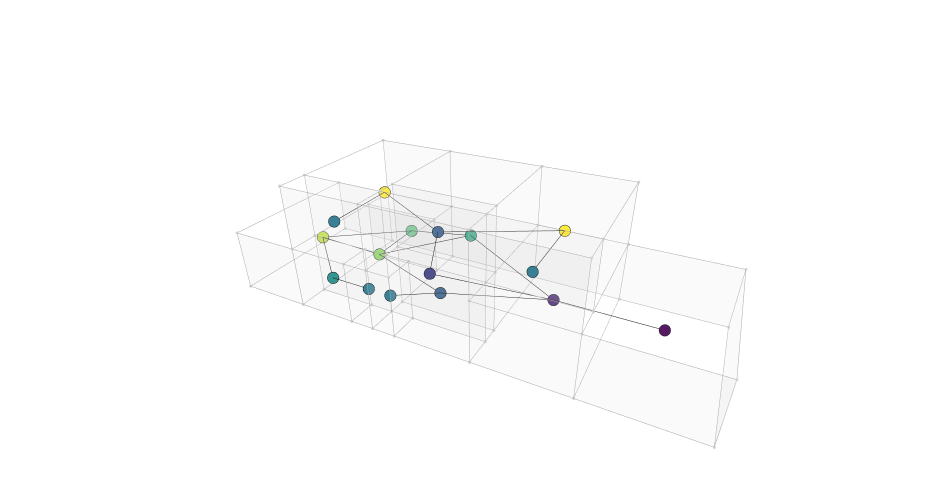

Source (notebook cell):
### Code cell
house = houses[4]

g = Graph.ByTopology(house, direct=False, directApertures=True)
graph_data = Plotly.DataByGraph(g, vertexSize=4, vertexGroupKey="label", vertexLabelKey="title", vertexGroups=[0,1,2,3,4,5,6,7,8,9])
bldg_data = Plotly.DataByTopology(house, faceOpacity=0.1, edgeColor="darkgrey", vertexColor="lightgrey")
# bldg_data = []
# graph_data = []
fig = Plotly.FigureByData(graph_data+bldg_data)
Plotly.Show(fig, renderer='jupyterlab')

### Figure 1 — Plotly figure (JSON) as saved in the notebook; plotly's stock layout.template omitted (floating-point values rounded to 4 significant figures; data arrays with more than 128 entries replaced by an {"elided": "..."} marker saying what was removed)
{"data": [{"hoverinfo": "text", "legendgroup": "4", "legendrank": 4, "marker": {"color": [2, 4, 1, 0, 6, 9, 4, 3, 4, 3, 10, 7, 4, 5, 10, 8], "colorscale": [[0, "#440154"], [0.1111, "#482878"], [0.2222, "#3e4989"], [0.3333, "#31688e"], [0.4444, "#26828e"], [0.5556, "#1f9e89"], [0.6667, "#35b779"], [0.7778, "#6ece58"], [0.8889, "#b5de2b"], [1, "#fde725"]], "line": {"color": "black", "width": 0.5}, "size": 4, "symbol": "circle"}, "mode": "markers", "name": "Graph Vertices", "showlegend": false, "text": ["Stairs (2)", "WC 1 (4)", "Living Room (1)", "Parking (0)", "Patio (6)", "Backyard (9)", "WC 3 (4)", "Corridor 1 (3)", "WC 4 (4)", "Corridor 2 (3)", "Bedroom 1 (10)", "Kitchen (7)", "WC 2 (4)", "Service (5)", "Bedroom 2 (10)", "Dining Room (8)"], "type": "scatter3d", "x": [0.75, 0.75, 3.75, 3.75, 4.95, 3.75, 0.75, 1.95, 0.75, 1.95, 4.5, 6.6, 0.75, 0.75, 4.5, 3.6], "y": [11.74, 13.9, 7.25, 2.5, 12, 20.5, 7.25, 12, 16.6, 12, 7.25, 16.6, 15.1, 17.2, 16.6, 16.6], "z": [3.311, 1.55, 1.55, 1.55, 3.1, 1.55, 4.65, 1.55, 4.65, 4.65, 4.65, 1.55, 1.55, 1.55, 4.65, 1.55]}, {"hoverinfo": "text", "legendgroup": "5", "legendrank": 5, "line": {"color": "black", "width": 1}, "mode": "lines", "name": "Graph Edges", "showlegend": false, "text": "", "type": "scatter3d", "x": [0.75, 1.95, null, 3.75, 0.75, null, 1.95, 0.75, null, 3.75, 1.95, null, 3.75, 3.75, null, 3.75, 4.95, null, 4.95, 3.6, null, 4.95, 6.6, null, 3.6, 3.75, null, 6.6, 3.75, null, 0.75, 3.75, null, 4.5, 0.75, null, 1.95, 3.6, null, 0.75, 4.5, null, 1.95, 4.5, null, 4.5, 1.95, null, 3.6, 6.6, null, 0.75, 0.75, null], "y": [11.74, 12, null, 7.25, 11.74, null, 12, 13.9, null, 7.25, 12, null, 2.5, 7.25, null, 7.25, 12, null, 12, 16.6, null, 12, 16.6, null, 16.6, 20.5, null, 16.6, 20.5, null, 17.2, 20.5, null, 7.25, 7.25, null, 12, 16.6, null, 16.6, 16.6, null, 12, 16.6, null, 7.25, 12, null, 16.6, 16.6, null, 15.1, 17.2, null], "z": [3.311, 4.65, null, 1.55, 3.311, null, 1.55, 1.55, null, 1.55, 1.55, null, 1.55, 1.55, null, 1.55, 3.1, null, 3.1, 1.55, null, 3.1, 1.55, null, 1.55, 1.55, null, 1.55, 1.55, null, 1.55, 1.55, null, 4.65, 4.65, null, 1.55, 1.55, null, 4.65, 4.65, null, 4.65, 4.65, null, 4.65, 4.65, null, 1.55, 1.55, null, 1.55, 1.55, null]}, {"hoverinfo": "text", "hovertext": "", "legendgroup": "1", "legendrank": 1, "marker": {"color": "lightgrey", "size": 1.1}, "mode": "markers", "name": "Topology Vertices", "showlegend": false, "text": "", "type": "scatter3d", "x": [0, 7.5, 7.5, 0, 0, 7.5, 1.5, 7.5, 0, 0, 1.5, 2.4, 7.5, 1.5, 0, 2.4, 7.5, 0, 1.5, 0, 0, 0, 0, 1.5, 1.5, 1.5, 1.5, 1.5, 2.4, 2.4, 5.7, 7.5, 5.7, 7.5, 7.5, 2.4, 7.5, 2.4, 7.5, 1.5, 0, 0, 1.5, 0, 1.5, 0, 0, 1.5, 1.5, 5.7, 1.5, 5.7, 7.5, 7.5, 7.5, 0, 0, 0, 7.5, 0, 7.5], "y": [5, 5, 0, 0, 5, 5, 5, 0, 0, 9.5, 9.5, 9.5, 9.5, 9.5, 9.5, 9.5, 9.5, 13.3, 13.3, 13.3, 14.5, 14.5, 9.5, 13.3, 14.5, 14.5, 9.5, 14.5, 14.5, 14.5, 14.5, 14.5, 14.5, 14.5, 14.5, 14.5, 9.5, 9.5, 5, 5, 5, 14.5, 15.7, 15.7, 18.7, 18.7, 18.7, 18.7, 18.7, 18.7, 15.7, 18.7, 18.7, 18.7, 18.7, 15.7, 18.7, 22.3, 22.3, 22.3, 22.3], "z": [0, 0, 0, 0, 3.1, 3.1, 3.1, 3.1, 3.1, 0, 0, 0, 0, 3.1, 3.1, 3.1, 3.1, 0, 0, 3.1, 3.1, 6.2, 6.2, 3.1, 3.1, 6.2, 6.2, 0, 0, 3.1, 0, 0, 3.1, 3.1, 6.2, 6.2, 6.2, 6.2, 6.2, 6.2, 6.2, 0, 3.1, 3.1, 3.1, 3.1, 6.2, 6.2, 0, 0, 0, 3.1, 0, 3.1, 6.2, 0, 0, 0, 0, 3.1, 3.1]}, {"hoverinfo": "text", "legendgroup": "2", "legendrank": 2, "line": {"color": "darkgrey", "width": 1}, "marker": {"size": 0}, "mode": "lines", "name": "Topology Edges", "showlegend": false, "text": "", "type": "scatter3d", "x": {"elided": "369 float values"}, "y": {"elided": "369 float values"}, "z": {"elided": "369 float values"}}, {"cmax": 1, "cmin": 0, "color": "#FAFAFA", "colorscale": [[0, "#440154"], [0.1111, "#482878"], [0.2222, "#3e4989"], [0.3333, "#31688e"], [0.4444, "#26828e"], [0.5556, "#1f9e89"], [0.6667, "#35b779"], [0.7778, "#6ece58"], [0.8889, "#b5de2b"], [1, "#fde725"]], "flatshading": true, "hoverinfo": "text", "hovertext": "", "i": {"elided": "186 int values"}, "j": {"elided": "186 int values"}, "k": {"elided": "186 int values"}, "legendgroup": "3", "legendrank": 3, "lighting": {"facenormalsepsilon": 0}, "name": "Topology Faces", "opacity": 0.1, "showlegend": false, "showscale": false, "text": "", "type": "mesh3d", "x": [0, 7.5, 7.5, 0, 1.5, 0, 7.5, 7.5, 0, 2.4, 7.5, 1.5, 0, 1.5, 0, 2.4, 7.5, 0, 1.5, 0, 0, 0, 0, 1.5, 1.5, 1.5, 1.5, 2.4, 1.5, 2.4, 5.7, 7.5, 5.7, 7.5, 2.4, 7.5, 7.5, 2.4, 7.5, 1.5, 0, 0, 1.5, 0, 1.5, 0, 1.5, 0, 5.7, 1.5, 1.5, 5.7, 7.5, 7.5, 7.5, 0, 0, 7.5, 0, 7.5, 0], "y": [5, 5, 0, 0, 5, 5, 5, 0, 0, 9.5, 9.5, 9.5, 9.5, 9.5, 9.5, 9.5, 9.5, 13.3, 13.3, 13.3, 14.5, 14.5, 9.5, 13.3, 14.5, 14.5, 9.5, 14.5, 14.5, 14.5, 14.5, 14.5, 14.5, 14.5, 14.5, 14.5, 9.5, 9.5, 5, 5, 5, 14.5, 15.7, 15.7, 18.7, 18.7, 18.7, 18.7, 18.7, 15.7, 18.7, 18.7, 18.7, 18.7, 18.7, 15.7, 18.7, 22.3, 22.3, 22.3, 22.3], "z": [0, 0, 0, 0, 3.1, 3.1, 3.1, 3.1, 3.1, 0, 0, 0, 0, 3.1, 3.1, 3.1, 3.1, 0, 0, 3.1, 6.2, 3.1, 6.2, 3.1, 3.1, 6.2, 6.2, 0, 0, 3.1, 0, 0, 3.1, 3.1, 6.2, 6.2, 6.2, 6.2, 6.2, 6.2, 6.2, 0, 3.1, 3.1, 3.1, 3.1, 6.2, 6.2, 0, 0, 0, 3.1, 0, 3.1, 6.2, 0, 0, 0, 0, 3.1, 3.1]}], "layout": {"autosize": true, "height": 500, "margin": {"b": 40, "l": 40, "r": 40, "t": 40}, "paper_bgcolor": "rgba(0, 0, 0, 0)", "plot_bgcolor": "rgba(0, 0, 0, 0)", "scene": {"aspectmode": "data", "aspectratio": {"x": 0.741, "y": 2.203, "z": 0.6125}, "camera": {"center": {"x": 0, "y": 0, "z": 0}, "eye": {"x": -1.687, "y": -0.8601, "z": 1.05}, "projection": {"type": "perspective"}, "up": {"x": 0, "y": 0, "z": 1}}, "xaxis": {"type": "linear", "visible": false}, "yaxis": {"type": "linear", "visible": false}, "zaxis": {"type": "linear", "visible": false}}, "showlegend": true, "width": 950, "xaxis": {"showgrid": false, "visible": false, "zeroline": false}, "yaxis": {"showgrid": false, "visible": false, "zeroline": false}}}
